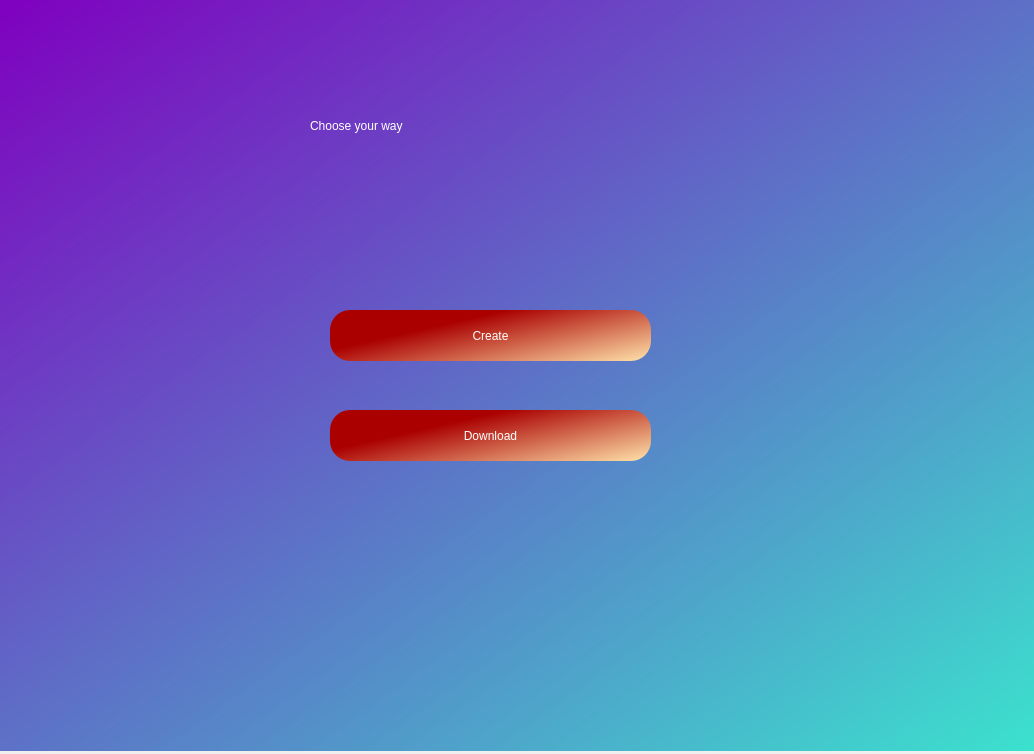
<?xml version="1.0" encoding="UTF-8"?>
<ui version="4.0">
 <class>Dialog</class>
 <widget class="QDialog" name="Dialog">
  <property name="geometry">
   <rect>
    <x>0</x>
    <y>0</y>
    <width>1034</width>
    <height>754</height>
   </rect>
  </property>
  <property name="windowTitle">
   <string>Dialog</string>
  </property>
  <widget class="QWidget" name="view" native="true">
   <property name="geometry">
    <rect>
     <x>0</x>
     <y>0</y>
     <width>1041</width>
     <height>751</height>
    </rect>
   </property>
   <property name="styleSheet">
    <string notr="true">QWidget#view{
background-color:qlineargradient(spread:repeat, x1:0, y1:0, x2:1, y2:1, stop:0 rgba(127, 0, 191, 255), stop:1 rgba(59, 227, 206, 255));}</string>
   </property>
   <widget class="QLabel" name="label">
    <property name="geometry">
     <rect>
      <x>310</x>
      <y>70</y>
      <width>391</width>
      <height>111</height>
     </rect>
    </property>
    <property name="styleSheet">
     <string notr="true">font: 28pt &quot;Myanmar Text&quot;; color:rgb(255, 255, 255)</string>
    </property>
    <property name="text">
     <string>Choose your way</string>
    </property>
   </widget>
   <widget class="QPushButton" name="pushButton">
    <property name="geometry">
     <rect>
      <x>330</x>
      <y>310</y>
      <width>321</width>
      <height>51</height>
     </rect>
    </property>
    <property name="styleSheet">
     <string notr="true">border-radius: 20px;
background-color: qlineargradient(spread:pad, x1:0.228856, y1:0.46, x2:1, y2:1, stop:0 rgba(170, 0, 0, 255), stop:1 rgba(255, 227, 170, 255));
font: 75 16pt &quot;MS Shell Dlg 2&quot;;
color: rgb(255, 255, 255)</string>
    </property>
    <property name="text">
     <string>Create</string>
    </property>
   </widget>
   <widget class="QPushButton" name="pushButton_2">
    <property name="geometry">
     <rect>
      <x>330</x>
      <y>410</y>
      <width>321</width>
      <height>51</height>
     </rect>
    </property>
    <property name="styleSheet">
     <string notr="true">border-radius: 20px;
background-color: qlineargradient(spread:pad, x1:0.228856, y1:0.46, x2:1, y2:1, stop:0 rgba(170, 0, 0, 255), stop:1 rgba(255, 227, 170, 255));
font: 75 16pt &quot;MS Shell Dlg 2&quot;;
color: rgb(255, 255, 255)</string>
    </property>
    <property name="text">
     <string>Download</string>
    </property>
   </widget>
  </widget>
 </widget>
 <resources/>
 <connections/>
</ui>
